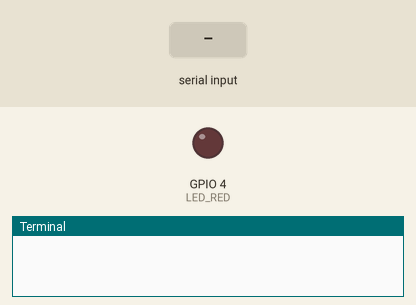
Simulated run of this program. Board: Raspberry Pi (BCM pin numbers). On the bench: output pins drawn as LEDs (lit = HIGH), the last lines printed to the terminal. The inputs (shaded band) are chosen by the test bench.

Above: at 1.2 s.
1.3 s: "t" typed at the terminal, then Enter
At 2.1 s:
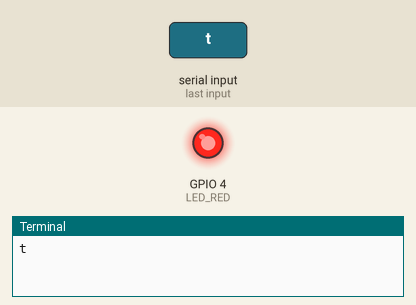
2.8 s: "5" typed at the terminal, then Enter
At 3.3 s:
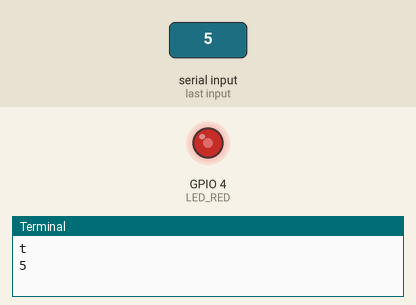
4.3 s: "t" typed at the terminal, then Enter
At 5.6 s:
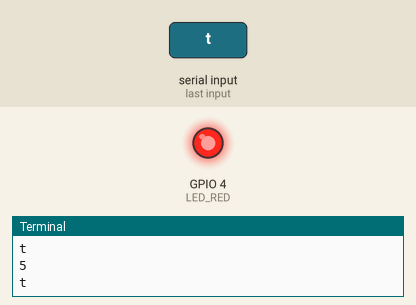
Timing chart, 0 to 7.3 s (numbered marks = the images above; inputs shaded):
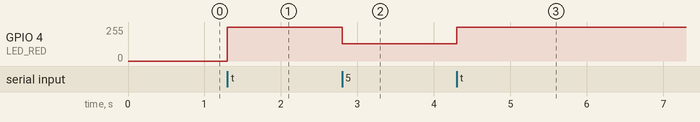

The program:

challenge112.py
```python
import RPi.GPIO as GPIO

LED_RED = 4

GPIO.setwarnings(False)
GPIO.setmode(GPIO.BCM)
GPIO.setup(LED_RED, GPIO.OUT)
pwm = GPIO.PWM(LED_RED, 100)
pwm.start(0)

try:
    while True:
        a = input()

        if a == 't':
            pwm.ChangeDutyCycle(100)
        elif a == '0':
            pwm.ChangeDutyCycle(0)
        elif a == '5':
            pwm.ChangeDutyCycle(50)

except KeyboardInterrupt:
    GPIO.cleanup()
```

Measured:
- after the input at 1.3 s, GPIO 4 (LED_RED): 0/255 → 255/255 at once
- after the input at 2.8 s, GPIO 4 (LED_RED): 255/255 → 128/255 at once
- after the input at 4.3 s, GPIO 4 (LED_RED): 128/255 → 255/255 at once
